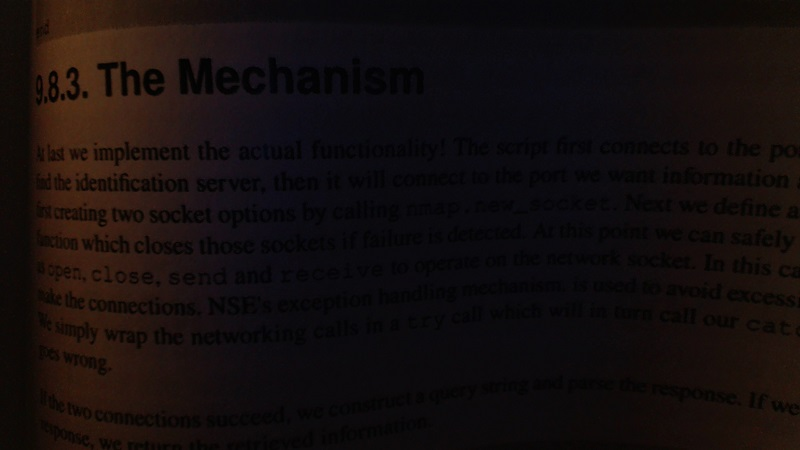
#> input picture open cv/images/bookpage.jpg, 800 x 450 px, given in place of the camera
$ python 'gradient and edge detection.py'
#> lines starting #> are read from the running program, lines starting #| are printed output that depends on the picture; after the words box and inside, x2 and y2 are one past the last pixel; in counts of white or black regions, pixels touching at a corner belong together
import cv2 as cv
import numpy as np

cap = cv.VideoCapture(0)

#cap.set(3,640)
#cap.set(4,480)

while True:
    success,img = cap.read()
#> img is the input picture: shape (450, 800, 3); mean B, G, R 13.4, 13.6, 20.3
    hsv = cv.cvtColor(img,cv.COLOR_BGR2HSV)
#> hsv: shape (450, 800, 3); mean H, S, V 81.2, 108.8, 21.8
    gimg = cv.cvtColor(img, cv.COLOR_BGR2GRAY)
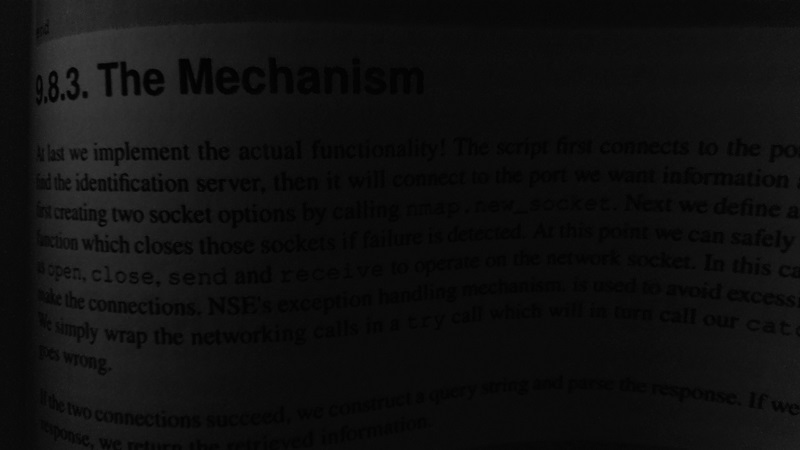
#> gimg: shape (450, 800); min 0, max 64, mean 15.6

    #laplasian gradient
    lap = cv.Laplacian(hsv,cv.CV_64F)
#> lap: shape (450, 800, 3) float64; mean H, S, V 0, 0, 0

    #soble
    soblex = cv.Sobel(gimg,cv.CV_64F,1,0,ksize=5)
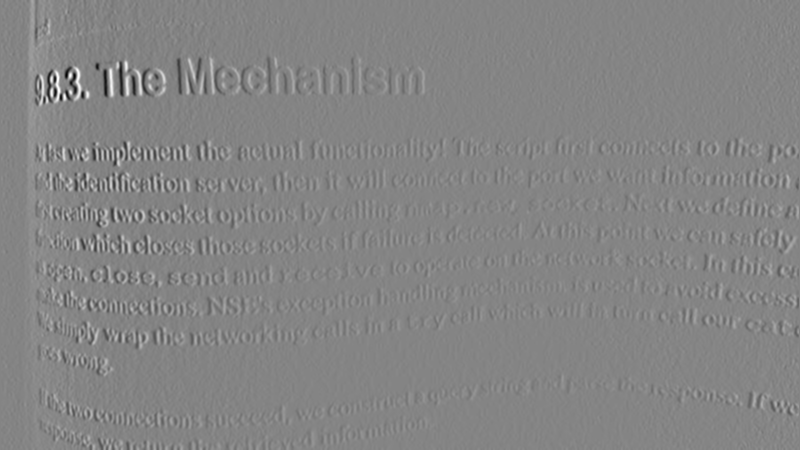
#> soblex: shape (450, 800) float64; min -2207, max 2034, mean 1.6; drawn with min black and max white
    sobley = cv.Sobel(gimg, cv.CV_64F, 0, 1, ksize=5)
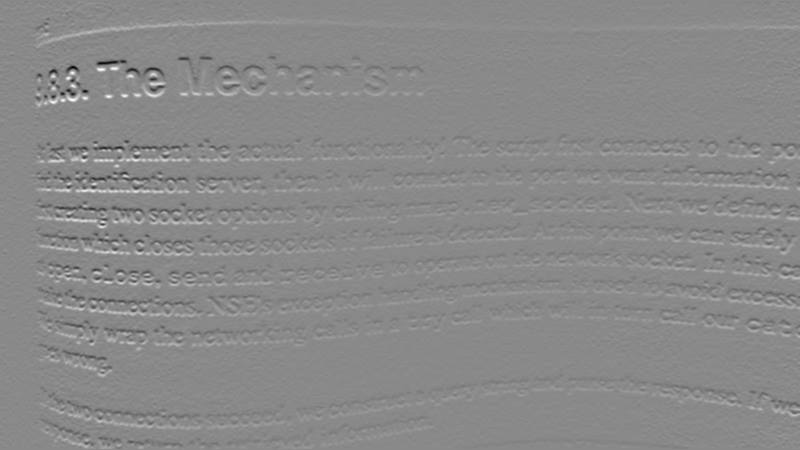
#> sobley: shape (450, 800) float64; min -2337, max 1992, mean -0.8; drawn with min black and max white

    #canny edge detector
    canny = cv.Canny(img,120,120)
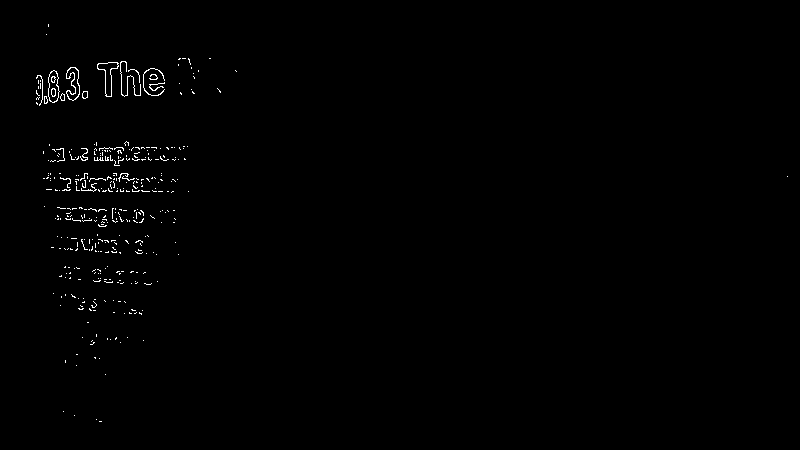
#> canny: shape (450, 800); 0.62% white in thin lines or dots, all inside (x1, y1, x2, y2) = (36, 24, 788, 422)

    cv.imshow("laplacian",lap)
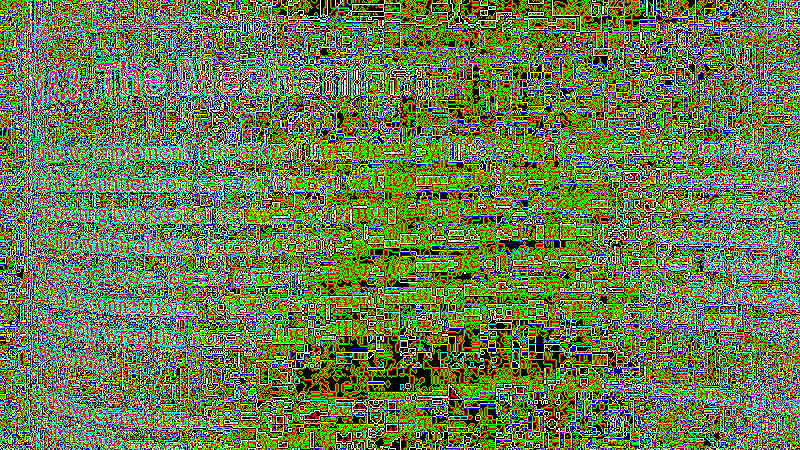
#> window 'laplacian': shape (450, 800, 3); mean B, G, R 74.2, 124.4, 104.6
    cv.imshow("soblex", soblex)
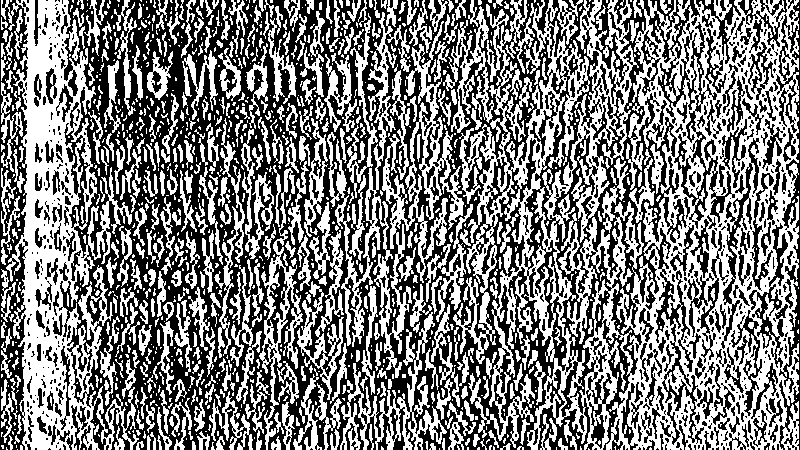
#> window 'soblex': shape (450, 800); 49.1% white; 1192 white regions (726 under 20 px), largest, box (x1, y1, x2, y2) and area: (453, 0, 799, 450) 70755, (1, 0, 139, 450) 23238, (327, 0, 464, 378) 11008
    cv.imshow("sobley", sobley)
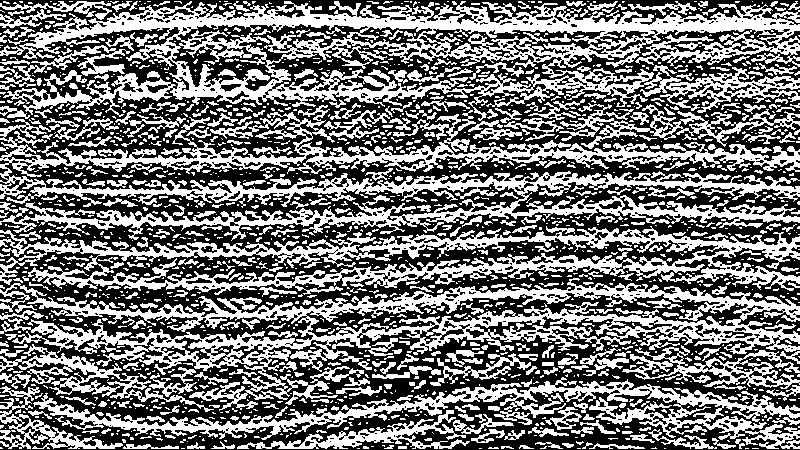
#> window 'sobley': shape (450, 800); 46.1% white; 1694 white regions (1247 under 20 px), largest, box (x1, y1, x2, y2) and area: (0, 1, 800, 121) 34374, (0, 105, 800, 241) 29898, (0, 278, 800, 411) 24874
    cv.imshow("canny", canny)

    if (cv.waitKey(1) & 0xFF) == ord('q'):
#> (key q is pressed here)
        break

cv.destroyAllWindows()
cap.release()
